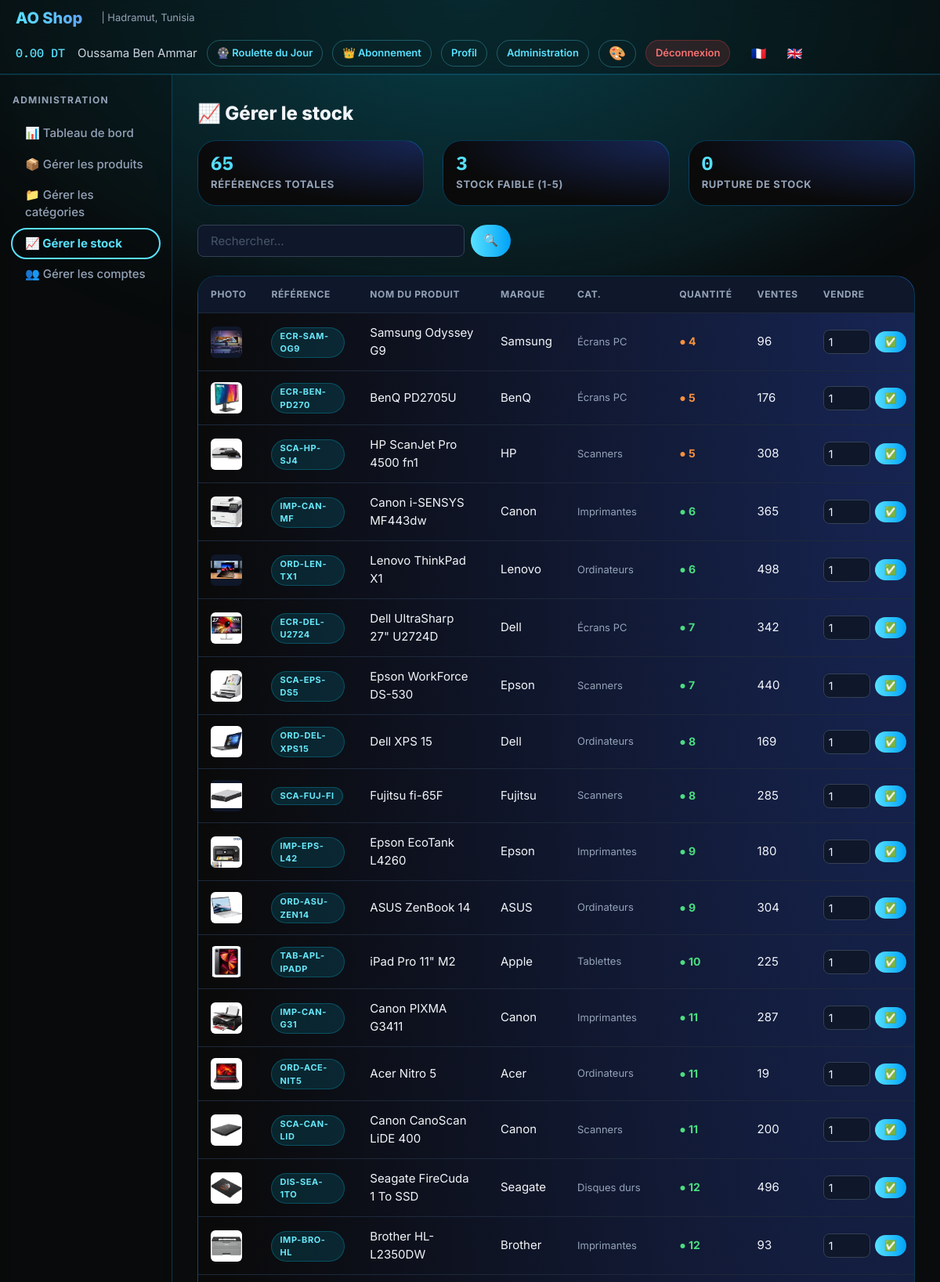
/admin/stock.php (signed in, upper part), run on the app's committed database.
### tables this page shows
CREATE TABLE produits (
    reference VARCHAR(50) PRIMARY KEY,
    designation VARCHAR(150) NOT NULL,
    designation_en VARCHAR(150),
    description TEXT,
    description_en TEXT,
    marque VARCHAR(100) NOT NULL,
    prix DECIMAL(10,2) NOT NULL CHECK (prix > 0),
    quantite INT NOT NULL DEFAULT 0 CHECK (quantite >= 0),
    photo VARCHAR(255),
    id_categorie INT NOT NULL,
    nombre_ventes INT DEFAULT 0,
    CONSTRAINT fk_prod_cat FOREIGN KEY (id_categorie) REFERENCES categories(id_categorie) ON DELETE RESTRICT,
    INDEX idx_marque (marque),
    INDEX idx_prix (prix),
    INDEX idx_ventes (nombre_ventes)
);

CREATE TABLE categories (
    id_categorie INT AUTO_INCREMENT PRIMARY KEY,
    nom_categorie VARCHAR(100) UNIQUE NOT NULL,
    nom_categorie_en VARCHAR(100)
);

### lang.php (called while the page is built, shortened)
<?php
$lang = $_SESSION['lang'];
function __t(string $key): string {
    global $translations, $lang;
    return $translations[$lang][$key] ?? $key;
}

### db.php (called while the page is built, shortened)
<?php
function get_product_image($reference, $dbPhoto = null) {
    $ref = preg_replace('/[^A-Za-z0-9\-_]/', '', $reference);
    $photoDir = __DIR__ . '/photo/';
    foreach (['jpg', 'jpeg', 'png', 'webp', 'gif'] as $ext) {
        $fileName = $ref . '.' . $ext;
        if (file_exists($photoDir . $fileName)) {
            return '../photo/' . $fileName;
        }
    }
    return '';
}

### admin/stock.php (the view, shortened to what this page needs)
<?php
require_once __DIR__ . '/../db.php';
require_once __DIR__ . '/../lang.php';
$search = trim($_GET['search'] ?? '');
$sql = "
    SELECT p.*, c.nom_categorie
    FROM produits p
    JOIN categories c ON p.id_categorie = c.id_categorie
    WHERE 1=1
";
$params = [];
$sql .= " ORDER BY p.quantite ASC, p.reference ASC";
$stmt = $pdo->prepare($sql);
$stmt->execute($params);
$products = $stmt->fetchAll();
$lowStock = count(array_filter($products, fn($p) => $p['quantite'] > 0 && $p['quantite'] <= 5));
$outOfStock = count(array_filter($products, fn($p) => $p['quantite'] == 0));
?>
<!DOCTYPE html>
<html lang="<?php echo $lang; ?>">
<head>
    <link rel="stylesheet" href="../assets/style.css">
</head>
<body>
    <div class="fancy-top-gradient"></div>
    <?php include __DIR__ . '/../includes/header.php'; ?>
    <div class="page-layout">
        <aside class="sidebar">
            <div style="font-size:0.75rem; font-weight:700; text-transform:uppercase; letter-spacing:0.1em; color:var(--text-muted); margin-bottom:1rem;">
                <?php echo __t('admin_panel'); ?>
            </div>
            <a href="dashboard.php" class="category-item">📊 <?php echo __t('dashboard'); ?></a>
            <a href="produits.php" class="category-item">📦 <?php echo __t('manage_products'); ?></a>
            <a href="categories.php" class="category-item">📁 <?php echo __t('manage_categories'); ?></a>
            <a href="stock.php" class="category-item active">📈 <?php echo __t('manage_stock'); ?></a>
            <a href="comptes.php" class="category-item">👥 <?php echo __t('manage_accounts'); ?></a>
        </aside>
        <main class="main-content">
            <h1 style="font-size:1.5rem; font-weight:800; margin-bottom:1rem;">
                📈 <?php echo __t('manage_stock'); ?>
            </h1>
            <div class="stats-grid" style="margin-bottom:1.5rem;">
                <div class="stat-card" style="padding:1rem;">
                    <div class="stat-card-value" style="font-size:1.5rem;"><?php echo count($products); ?></div>
                    <div class="stat-card-label">Références totales</div>
                </div>
                <div class="stat-card" style="padding:1rem;">
                    <div class="stat-card-value" style="font-size:1.5rem; color:#fb923c;"><?php echo $lowStock; ?></div>
                    <div class="stat-card-label">Stock faible (1-5)</div>
                </div>
                <div class="stat-card" style="padding:1rem;">
                    <div class="stat-card-value" style="font-size:1.5rem; color:#f87171;"><?php echo $outOfStock; ?></div>
                    <div class="stat-card-label">Rupture de stock</div>
                </div>
            </div>
            <form method="GET" action="" style="margin-bottom:1.5rem; display:flex; gap:0.5rem; max-width:400px;">
                <input type="text" name="search" class="form-input"
                       placeholder="Rechercher..." value="<?php echo htmlspecialchars($search); ?>">
                <button type="submit" class="btn-primary" style="padding:0.625rem 1rem;">🔍</button>
            </form>
            <div class="card" style="padding:0; overflow:auto;">
                <table class="data-table" style="min-width:920px;">
                    <thead>
                        <tr>
                            <th><?php echo __t('photo'); ?></th>
                            <th><?php echo __t('reference'); ?></th>
                            <th><?php echo __t('product_name'); ?></th>
                            <th><?php echo __t('brand'); ?></th>
                            <th>Cat.</th>
                            <th><?php echo __t('quantity'); ?></th>
                            <th>Ventes</th>
                            <th>Vendre</th>
                        </tr>
                    </thead>
                    <tbody>
                        <?php foreach ($products as $prod):
                            $stockClass = $prod['quantite'] > 5 ? 'high' : ($prod['quantite'] > 0 ? 'low' : 'zero');
                            $prodImage = get_product_image($prod['reference'], $prod['photo']);
                        ?>
                            <tr>
                                <td>
                                    <?php if ($prodImage): ?>
                                        <img src="<?php echo $prodImage; ?>"
                                             style="width:40px;height:40px;object-fit:contain;border-radius:0.375rem;background:#0f172a;"
                                             onerror="this.style.display='none'">
                                    <?php else: ?>
                                        <span style="color:#334155;">—</span>
                                    <?php endif; ?>
                                </td>
                                <td><span class="badge badge-cyan"><?php echo htmlspecialchars($prod['reference']); ?></span></td>
                                <td><?php echo htmlspecialchars($prod['designation']); ?></td>
                                <td><?php echo htmlspecialchars($prod['marque']); ?></td>
                                <td style="font-size:0.8125rem; color:var(--text-muted);"><?php echo htmlspecialchars($prod['nom_categorie']); ?></td>
                                <td>
                                    <span class="stock-indicator <?php echo $stockClass; ?>" style="font-weight:700;">
                                        ● <?php echo $prod['quantite']; ?>
                                    </span>
                                </td>
                                <td><?php echo $prod['nombre_ventes']; ?></td>
                                <td>
                                    <?php if ($prod['quantite'] > 0): ?>
                                        <form method="POST" action="" style="display:flex; gap:0.375rem; align-items:center;">
                                            <input type="number" name="quantity" value="1" min="1" max="<?php echo $prod['quantite']; ?>"
                                                   class="form-input" style="width:60px; padding:0.375rem; font-size:0.875rem;">
                                            <button type="submit" name="sell" class="btn-primary" style="font-size:0.8125rem; padding:0.375rem 0.75rem;">
                                                ✅
                                            </button>
                                        </form>
                                    <?php else: ?>
                                        <span class="badge badge-red" style="font-size:0.6875rem;">Rupture</span>
                                    <?php endif; ?>
                                </td>
                            </tr>
                        <?php endforeach; ?>
                    </tbody>
                </table>
            </div>
        </main>
    </div>
</body>
</html>

### data on the page
produits: reference+photo (picture), reference "ECR-SAM-OG9", designation "Samsung Odyssey G9", marque "Samsung", id_categorie.nom_categorie "Écrans PC", quantite "4", nombre_ventes "96"
produits: reference+photo (picture), reference "ECR-BEN-PD270", designation "BenQ PD2705U", marque "BenQ", id_categorie.nom_categorie "Écrans PC", quantite "5", nombre_ventes "176"
produits: reference+photo (picture), reference "SCA-HP-SJ4", designation "HP ScanJet Pro 4500 fn1", marque "HP", id_categorie.nom_categorie "Scanners", quantite "5", nombre_ventes "308"
produits: reference+photo (picture), reference "IMP-CAN-MF", designation "Canon i-SENSYS MF443dw", marque "Canon", id_categorie.nom_categorie "Imprimantes", quantite "6", nombre_ventes "365"
produits: reference+photo (picture), reference "ORD-LEN-TX1", designation "Lenovo ThinkPad X1", marque "Lenovo", id_categorie.nom_categorie "Ordinateurs", quantite "6", nombre_ventes "498"
produits: reference+photo (picture), reference "ECR-DEL-U2724", designation "Dell UltraSharp 27\" U2724D", marque "Dell", id_categorie.nom_categorie "Écrans PC", quantite "7", nombre_ventes "342"
produits: reference+photo (picture), reference "SCA-EPS-DS5", designation "Epson WorkForce DS-530", marque "Epson", id_categorie.nom_categorie "Scanners", quantite "7", nombre_ventes "440"
produits: reference+photo (picture), reference "ORD-DEL-XPS15", designation "Dell XPS 15", marque "Dell", id_categorie.nom_categorie "Ordinateurs", quantite "8", nombre_ventes "169"
produits: reference+photo (picture), reference "SCA-FUJ-FI", designation "Fujitsu fi-65F", marque "Fujitsu", id_categorie.nom_categorie "Scanners", quantite "8", nombre_ventes "285"
produits: reference+photo (picture), reference "IMP-EPS-L42", designation "Epson EcoTank L4260", marque "Epson", id_categorie.nom_categorie "Imprimantes", quantite "9", nombre_ventes "180"
produits: reference+photo (picture), reference "ORD-ASU-ZEN14", designation "ASUS ZenBook 14", marque "ASUS", id_categorie.nom_categorie "Ordinateurs", quantite "9", nombre_ventes "304"
produits: reference+photo (picture), reference "TAB-APL-IPADP", designation "iPad Pro 11\" M2", marque "Apple", id_categorie.nom_categorie "Tablettes", quantite "10", nombre_ventes "225"
produits: reference+photo (picture), reference "IMP-CAN-G31", designation "Canon PIXMA G3411", marque "Canon", id_categorie.nom_categorie "Imprimantes", quantite "11", nombre_ventes "287"
produits: reference+photo (picture), reference "ORD-ACE-NIT5", designation "Acer Nitro 5", marque "Acer", id_categorie.nom_categorie "Ordinateurs", quantite "11", nombre_ventes "19"
produits: reference+photo (picture), reference "SCA-CAN-LID", designation "Canon CanoScan LiDE 400", marque "Canon", id_categorie.nom_categorie "Scanners", quantite "11", nombre_ventes "200"
produits: reference+photo (picture), reference "DIS-SEA-1TO", designation "Seagate FireCuda 1 To SSD", marque "Seagate", id_categorie.nom_categorie "Disques durs", quantite "12", nombre_ventes "496"
produits: reference+photo (picture), reference "IMP-BRO-HL", designation "Brother HL-L2350DW", marque "Brother", id_categorie.nom_categorie "Imprimantes", quantite "12", nombre_ventes "93"

### other printed values
$_SESSION['solde'] "0.00"
__t('daily_roulette') "Roulette du Jour"
__t('subscription') "Abonnement"
__t('profile') "Profil"
__t('admin_panel') "Administration"
__t('logout') "Déconnexion"
__t('admin_panel') "ADMINISTRATION"
__t('dashboard') "Tableau de bord"
__t('manage_products') "Gérer les produits"
__t('manage_categories') "Gérer les catégories"
__t('manage_stock') "Gérer le stock"
__t('manage_accounts') "Gérer les comptes"
count($products) "65"
$lowStock "3"
$outOfStock "0"
